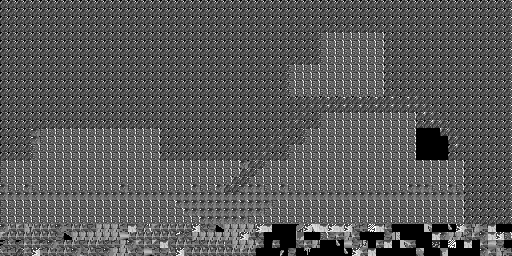

This is a level from a 2D game, rendered from its Tiled map with the project's own tilesets. A one-line summary and the map file follow, with tile-layer data summarised:
An orthogonal 64x32 tile map with 8x8 px tiles, 2 tile layers (Tiles, Palette).

<map version="1.10" tiledversion="1.10.2" orientation="orthogonal" renderorder="right-down" width="64" height="32" tilewidth="8" tileheight="8" infinite="0" nextlayerid="3" nextobjectid="1">
  <tileset firstgid="1" source="drawbridge_intro1.tsx" />
  <layer id="1" name="Tiles" width="64" height="32">
    <data>[2048 cells, 2048 non-empty, 137 distinct tile ids]</data>
  </layer>
  <layer id="2" name="Palette" width="64" height="32">
    <data>[2048 cells, 1925 non-empty, 13 distinct tile ids]</data>
  </layer>
</map>
